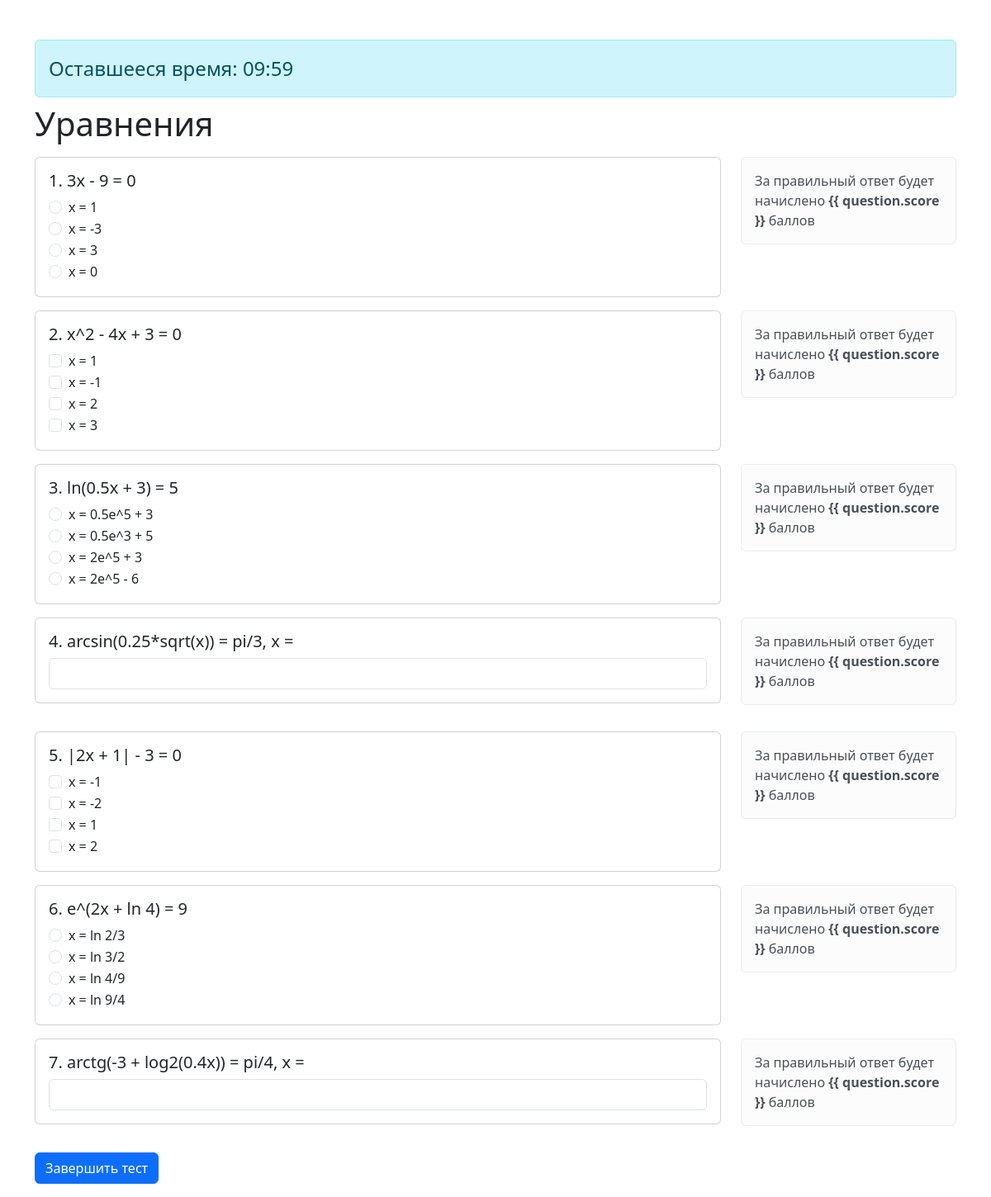
The app's page /test/1/ (signed in) with its own data.
### quiz/models.py (models this page shows, shortened)
class Test(models.Model):
    subject = models.ForeignKey(Subject, on_delete=models.CASCADE)
    name = models.CharField(max_length=200)
    pass_score = models.IntegerField(default=100)  # Проходной балл
    start_time = models.DateTimeField()  # Начало теста
    end_time = models.DateTimeField()  # Окончание теста
    duration = models.IntegerField()  # Длительность теста в минутах
    access_key = models.CharField(max_length=50, unique=True)  # Ключ доступа
    created_by = models.ForeignKey(User, on_delete=models.CASCADE, related_name='tests', null=True, blank=True)  # Разрешаем NULL значения

class Question(models.Model):
    TYPE_CHOICES = [
        (1, 'Single Choice'),
        (2, 'Multiple Choice'),
        (3, 'Text Response')
    ]
    test = models.ForeignKey(Test, related_name='questions', on_delete=models.CASCADE)
    text = models.TextField()
    score = models.IntegerField(default=10)  # Балл за вопрос
    type = models.IntegerField(choices=TYPE_CHOICES)

class Answer(models.Model):
    question = models.ForeignKey(Question, related_name='answers', on_delete=models.CASCADE)
    text = models.CharField(max_length=200)
    is_correct = models.BooleanField(default=False)

### quiz/views.py (the view, shortened to what this page needs)
# urls.py: path('test/<int:test_id>/', TestView.as_view(), name='take_test'),
class TestView(mixins.LoginRequiredMixin, views.View):
    def get(self, request, test_id):
        test = get_object_or_404(Test, id=test_id)
        questions = Question.objects.filter(test=test).prefetch_related('answers')  # Используем prefetch_related для оптимизации
        return render(request, 'quiz/take_test.html', {'test': test, 'questions': questions})

### quiz/templates/quiz/take_test.html (shortened to what this page needs)
<!DOCTYPE html>
<html lang="ru">
<head>
    <link href="https://cdn.jsdelivr.net/npm/bootstrap@5.3.0/dist/css/bootstrap.min.css" rel="stylesheet">
</head>
<body>
    <div class="container mt-5">
        <div class="row">
            <div class="col-md-12">
                <div id="timer" class="alert alert-info mb-2" style="font-size: 1.5em;">
                    Оставшееся время: <span id="time">{{ test.duration }}:00</span>
                </div>
            </div>
        </div>
        <h1 class="mb-3">{{ test.name }}</h1>
        <form id="test-form" method="post">
            {% for question in questions %}
            <div class="row mb-3">
                <div class="col-md-9 col-sm-8">
                    <div class="card">
                        <div class="card-body">
                            <h5 class="card-title">{{ forloop.counter }}. {{ question.text }}</h5>
                            {% if question.type == 1 %}
                            {% for answer in question.answers.all %}
                            <div class="form-check">
                                <input class="form-check-input" type="radio" id="answer_{{ answer.id }}"
                                    name="question_{{ question.id }}" value="{{ answer.id }}">
                                <label class="form-check-label" for="answer_{{ answer.id }}">{{ answer.text }}</label>
                            </div>
                            {% endfor %}
                            {% elif question.type == 2 %}
                            {% for answer in question.answers.all %}
                            <div class="form-check">
                                <input class="form-check-input" type="checkbox" id="answer_{{ answer.id }}"
                                    name="question_{{ question.id }}" value="{{ answer.id }}">
                                <label class="form-check-label" for="answer_{{ answer.id }}">{{ answer.text }}</label>
                            </div>
                            {% endfor %}
                            {% elif question.type == 3 %}
                            <div class="form-group">
                                <input type="text" class="form-control" name="question_{{ question.id }}">
                            </div>
                            {% endif %}
                        </div>
                    </div>
                </div>
                <div class="col-md-3 col-sm-4">
                    <div class="card-body">
                        <div class="alert alert-light">За правильный ответ будет начислено <strong>{{ question.score
                                }}</strong> баллов</div>
                    </div>
                </div>
            </div>
            {% endfor %}
            <div class="row mb-3">
                <div class="col-md-4 col-sm-6">
                    <button type="submit" class="btn btn-primary">Завершить тест</button>
                </div>
            </div>
        </form>
    </div>
</body>
</html>

### records on screen
Test: name "Уравнения"
Question: text "3x - 9 = 0"
Answer: text "x = 1"
Answer: text "x = -3"
Answer: text "x = 3"
Answer: text "x = 0"
Question: text "x^2 - 4x + 3 = 0"
Answer: text "x = 1"
Answer: text "x = -1"
Answer: text "x = 2"
Answer: text "x = 3"
Question: text "ln(0.5x + 3) = 5"
Answer: text "x = 0.5e^5 + 3"
Answer: text "x = 0.5e^3 + 5"
Answer: text "x = 2e^5 + 3"
Answer: text "x = 2e^5 - 6"
Question: text "arcsin(0.25*sqrt(x)) = pi/3, x ="
Question: text "|2x + 1| - 3 = 0"
Answer: text "x = -1"
Answer: text "x = -2"
Answer: text "x = 1"
Answer: text "x = 2"
Question: text "e^(2x + ln 4) = 9"
Answer: text "x = ln 2/3"
Answer: text "x = ln 3/2"
Answer: text "x = ln 4/9"
Answer: text "x = ln 9/4"
Question: text "arctg(-3 + log2(0.4x)) = pi/4, x ="
